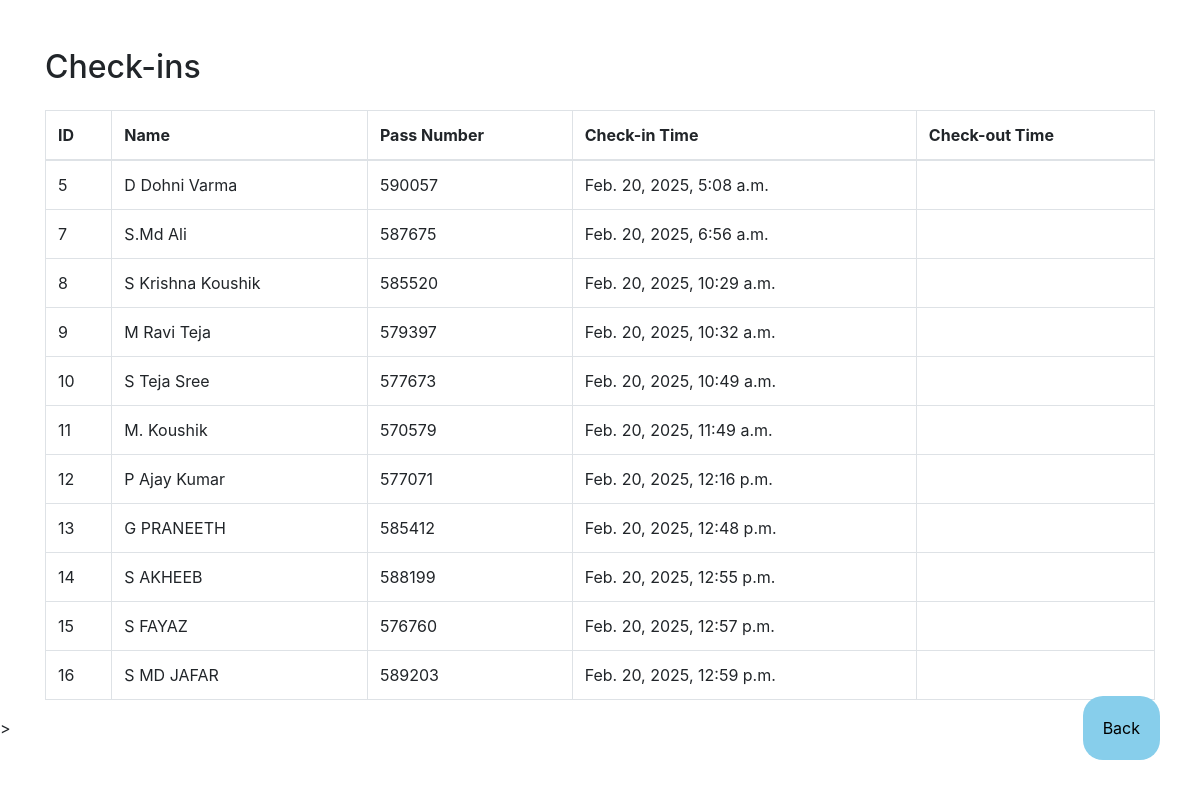
/show_checkins/ (signed in), run on the app's committed database.
### VerifyPass/models.py (models this page shows, shortened)
class checkin(models.Model):
    holder = models.ForeignKey(GatePass, on_delete=models.CASCADE,related_name='checkin')
    checkin_time = models.DateTimeField(auto_now_add=True)
    checkin_members = models.IntegerField(null=True,blank=True,default=1)
    def __str__(self):
        return f"{self.holder.pass_number} - {self.holder.holder_name} - {self.checkin_time}"

class GatePass(models.Model):
    pass_number = models.CharField(max_length=50, unique=True)
    holder_name = models.CharField(max_length=100, blank=True, null=True)
    valid_until = models.DateField(default='2025-02-23')
    roll_number = models.CharField(max_length=10, null=True, blank=True)
    phone = models.CharField(max_length=15, null=True, blank=True)
    id_proof = models.CharField(max_length=100, null=True, blank=True)
    event = models.ForeignKey(event, on_delete=models.CASCADE, related_name='gate_pass')

### VerifyPass/views.py (the view)
# urls.py: path("show_checkins/", views.show_checkins, name="show_checkins"),
@login_required
def show_checkins(request):
    checkin_members = checkin.objects.all()
    checkin_data = checkin_members.select_related('holder')
    print(checkin_data)
    return render(request, 'checkins.html', {'checkins': checkin_data})

### VerifyPass/templates/checkins.html (shortened to what this page needs)
<!DOCTYPE html>
<html lang="en">
	<head>
		<link
			rel="stylesheet"
			href="https://maxcdn.bootstrapcdn.com/bootstrap/4.0.0/css/bootstrap.min.css"
		/>
	</head>
	<body>
		<div class="container mt-5">
			<h2 class="mb-4">Check-ins</h2>
			<table class="table table-bordered">
				<thead>
					<tr>
						<th>ID</th>
						<th>Name</th>
						<th>Pass Number</th>
						<th>Check-in Time</th>
						<th>Check-out Time</th>
					</tr>
				</thead>
				<tbody>
					{% for checkin in checkins %}
					<tr>
						<td>{{ checkin.id }}</td>
						<td>{{ checkin.holder.holder_name }}</td>
						<td>{{ checkin.holder.pass_number }}</td>
						<td>{{ checkin.checkin_time }}</td>
						<td>{{ checkin.checkout_time }}</td>
					</tr>
					{% endfor %}
				</tbody>
			</table>
		</div>
		<a
			style="
				position: absolute;
				bottom: 40px;
				right: 40px;
				outline: none;
				border: none;
				padding: 20px;
				border-radius: 20px;
				background-color: skyblue;
				color: black;
				text-decoration: none;
			"
			href="{% url 'home' %}"
			>Back</a
		>
		>
	</body>
</html>

### data on the page
checkin: id "5", holder.holder_name "D Dohni Varma", holder.pass_number "590057", checkin_time "Feb. 20, 2025, 5:08 a.m."
checkin: id "7", holder.holder_name "S.Md Ali", holder.pass_number "587675", checkin_time "Feb. 20, 2025, 6:56 a.m."
checkin: id "8", holder.holder_name "S Krishna Koushik", holder.pass_number "585520", checkin_time "Feb. 20, 2025, 10:29 a.m."
checkin: id "9", holder.holder_name "M Ravi Teja", holder.pass_number "579397", checkin_time "Feb. 20, 2025, 10:32 a.m."
checkin: id "10", holder.holder_name "S Teja Sree", holder.pass_number "577673", checkin_time "Feb. 20, 2025, 10:49 a.m."
checkin: id "11", holder.holder_name "M. Koushik", holder.pass_number "570579", checkin_time "Feb. 20, 2025, 11:49 a.m."
checkin: id "12", holder.holder_name "P Ajay Kumar", holder.pass_number "577071", checkin_time "Feb. 20, 2025, 12:16 p.m."
checkin: id "13", holder.holder_name "G PRANEETH", holder.pass_number "585412", checkin_time "Feb. 20, 2025, 12:48 p.m."
checkin: id "14", holder.holder_name "S AKHEEB", holder.pass_number "588199", checkin_time "Feb. 20, 2025, 12:55 p.m."
checkin: id "15", holder.holder_name "S FAYAZ", holder.pass_number "576760", checkin_time "Feb. 20, 2025, 12:57 p.m."
checkin: id "16", holder.holder_name "S MD JAFAR", holder.pass_number "589203", checkin_time "Feb. 20, 2025, 12:59 p.m."
